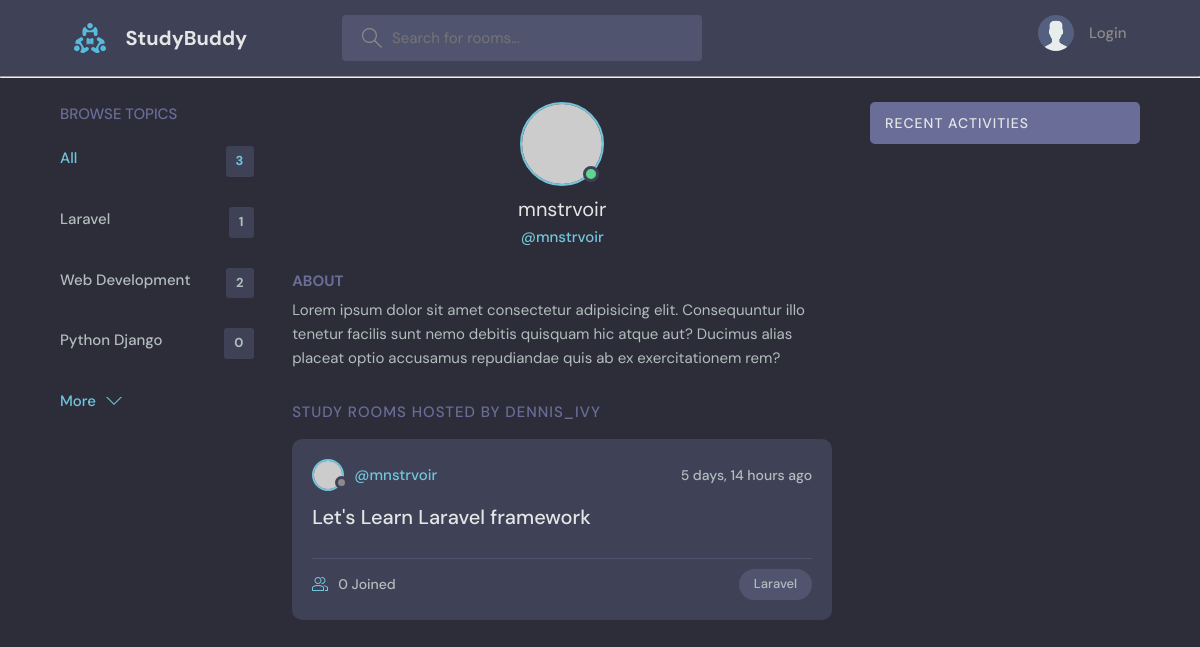
/profile/2, run on an earlier commit of the app's database.
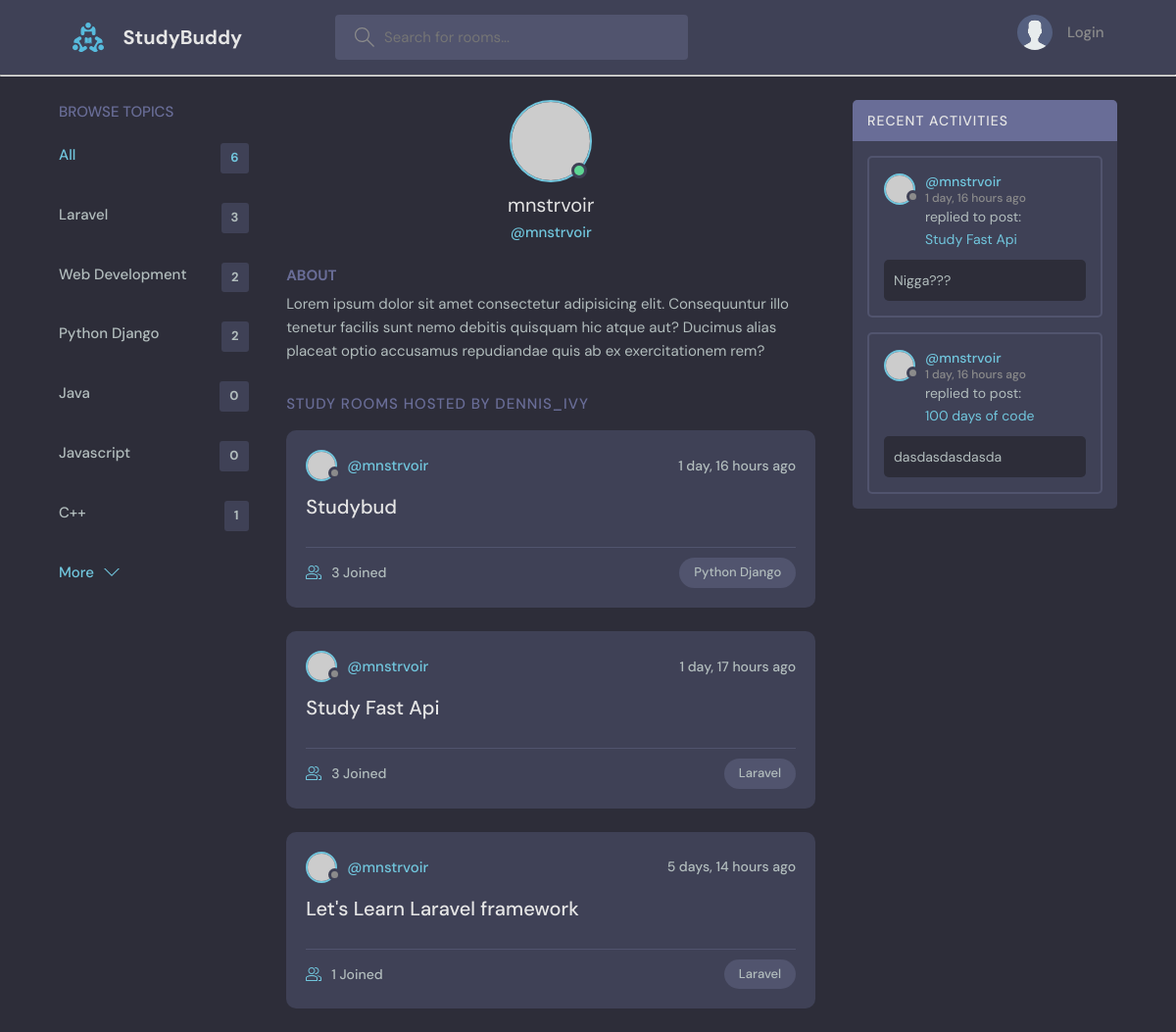
And on a later commit of the database.
### base/models.py (models this page shows, shortened)
class Topic(models.Model):
    name = models.CharField(max_length=200)

class Room(models.Model):
    host = models.ForeignKey(User, on_delete=models.SET_NULL, null=True)
    topic = models.ForeignKey(Topic, on_delete=models.SET_NULL, null=True)
    name = models.CharField(max_length=200)
    description = models.TextField(null=True, blank=True)
    participants = models.ManyToManyField(User, related_name='participants', blank=True)
    updated = models.DateTimeField(auto_now=True)
    created = models.DateTimeField(auto_now_add=True)
    class Meta:
        ordering = ['-updated','-created'] #this makes the newest one would be last
    def __str__(self):
        return self.name

class Message(models.Model):
    user = models.ForeignKey(User, on_delete=models.CASCADE)
    room = models.ForeignKey(Room, on_delete=models.CASCADE)
    body = models.TextField()
    updated = models.DateTimeField(auto_now=True)
    created = models.DateTimeField(auto_now_add=True)
    class Meta:
        ordering = ['-updated','-created']

### base/views.py (the view)
# urls.py: path('profile/<str:pk>', views.userProfile, name="user-profile"),
def userProfile(request, pk):
    user = User.objects.get(id=pk)
    rooms = user.room_set.all()
    room_messages = user.message_set.all()
    topics = Topic.objects.all()
    context = {'user': user, 'rooms': rooms, 'room_messages': room_messages, 'topics': topics}
    return render(request, 'base/profile.html', context)

### base/templates/base/profile.html (shortened to what this page needs)
{% extends 'main.html' %}
{% block content %}
<main class="profile-page layout layout--3">
  <div class="container">
    {% include 'base/topics_component.html' %}
    <div class="roomList">
      <div class="profile">
        <div class="profile__avatar">
          <div class="avatar avatar--large active">
            <img src="https://randomuser.me/api/portraits/men/11.jpg" />
          </div>
        </div>
        <div class="profile__info">
          <h3>{{ user.username }}</h3>
          <p>@{{ user.username }}</p>
        </div>
        <div class="profile__about">
          <h3>About</h3>
          <p>
            Lorem ipsum dolor sit amet consectetur adipisicing elit. Consequuntur illo tenetur
            facilis sunt nemo debitis quisquam hic atque aut? Ducimus alias placeat optio
            accusamus repudiandae quis ab ex exercitationem rem?
          </p>
        </div>
      </div>
      <div class="roomList__header">
        <div>
          <h2>Study Rooms Hosted by dennis_ivy</a>
          </h2>
        </div>
      </div>
      {% include 'base/feed_component.html' %}
    </div>
    {% include 'base/activity_component.html' %}
  </div>
</main>
{% endblock content %}

### templates/main.html (shortened to what this page needs)
<!DOCTYPE html>
{% load static %}
<html lang="en">
<head>
    <link rel="stylesheet" href="{% static 'styles/style.css' %}" />
</head>
<body>
    {% include 'navbar.html' %}
    {% block content %}
    {% endblock %}
</body>
</html>

### templates/navbar.html (shortened to what this page needs)
{% load static %}
<header class="header header--loggedIn">
    <div class="container">
        <a href="{% url 'home' %}" class="header__logo">
            <img src="{% static 'images/logo.svg' %}" />
            <h1>StudyBuddy</h1>
        </a>
        <form class="header__search" method="GET" action="{% url 'home' %}">
            <label>
                <input type="text" name="q" placeholder="Search for rooms..." />
            </label>
        </form>
        <nav class="header__menu">
            {% if request.user.is_authenticated %}
            <div class="header__user">
                <a href="{% url 'update-user' %}">
                    <div class="avatar avatar--medium active">
                        <img src="https://randomuser.me/api/portraits/men/37.jpg" />
                    </div>
                    <p>{{ request.user.username }} <span>@{{ request.user.username }}</span></p>
                </a>
                <button class="dropdown-button">
                    <svg version="1.1" xmlns="http://www.w3.org/2000/svg" width="32" height="32" viewBox="0 0 32 32">
                        <title>chevron-down</title>
                        <path d="M16 21l-13-13h-3l16 16 16-16h-3l-13 13z"></path>
                    </svg>
                </button>
            </div>
            {% else %}
            <a href="{% url 'login' %}">
                <img src="{% static 'images/avatar.svg' %}" />
                <p>Login</p>
            </a>
            {% endif %}
        </nav>
    </div>
</header>
<hr>

### base/templates/base/topics_component.html
<div class="topics">
    <div class="topics__header">
        <h2>Browse Topics</h2>
    </div>
    <ul class="topics__list">
        <li>
            <a href="{% url 'topics' %}" class="active">All <span>{{ topics.count }}</span></a>
        </li>
        {% for topic in topics %}
        <li>
            <a href="{% url 'home' %}?q={{topic.name}}">{{ topic.name }} <span>{{ topic.room_set.all.count }}</span></a>
        </li>
        {% endfor %}
    </ul>
    <a class="btn btn--link" href="{% url 'topics' %}">
        More
        <svg version="1.1" xmlns="http://www.w3.org/2000/svg" width="32" height="32" viewBox="0 0 32 32">
            <title>chevron-down</title>
            <path d="M16 21l-13-13h-3l16 16 16-16h-3l-13 13z"></path>
        </svg>
    </a>
</div>

### base/templates/base/feed_component.html (shortened to what this page needs)
{% for room in rooms %}
<div class="roomListRoom">
    <div class="roomListRoom__header">
        <a href="{% url 'user-profile' room.host.id %}" class="roomListRoom__author">
            <div class="avatar avatar--small">
                <img src="https://randomuser.me/api/portraits/women/11.jpg" />
            </div>
            <span>@{{ room.host.username }}</span>
        </a>
        <div class="roomListRoom__actions">
            <span>{{ room.created|timesince }} ago</span>
        </div>
    </div>
    <div class="roomListRoom__content">
        <a href="{% url 'room' room.id %}">{{ room.name }}</a>
    </div>
    <div class="roomListRoom__meta">
        <a href="{% url 'room' room.id %}" class="roomListRoom__joined">
            {{ room.participants.all.count }} Joined
        </a>
        <p class="roomListRoom__topic">{{ room.topic.name }}</p>
    </div>
</div>
{% endfor %}

### base/templates/base/activity_component.html (shortened to what this page needs)
<div class="activities">
    <div class="activities__header">
        <h2>Recent Activities</h2>
    </div>
    {% for message in room_messages %}
    <div class="activities__box">
        <div class="activities__boxHeader roomListRoom__header">
            <a href="{% url 'user-profile' message.user.id %}" class="roomListRoom__author">
                <div class="avatar avatar--small">
                    <img src="https://randomuser.me/api/portraits/women/11.jpg" />
                </div>
                <p>
                    @{{ message.user }}
                    <span>{{ message.created|timesince }} ago</span>
                </p>
            </a>
        </div>
        <div class="activities__boxContent">
            <p>replied to post: <a href="{% url 'room' message.room.id %}">{{ message.room }}</a></p>
            <div class="activities__boxRoomContent">
                {{ message.body }}
            </div>
        </div>
    </div>
    {% endfor %}
</div>

What changed in the data, as far as the page shows it:
computed for Topic "Laravel": room_set.all.count "1" → "3"
computed for Topic "Python Django": room_set.all.count "0" → "2"
added Topic: name "Java", room_set.all.count "0"
added Topic: name "Javascript", room_set.all.count "0"
added Topic: name "C++", room_set.all.count "1"
added Room: host.username "mnstrvoir", created "1 day, 16 hours", name "Studybud", participants.all.count "3", topic.name "Python Django"
added Room: host.username "mnstrvoir", created "1 day, 17 hours", name "Study Fast Api", participants.all.count "3", topic.name "Laravel"
computed for Room "Let's Learn Laravel framework": participants.all.count "0" → "1"
added Message: user "mnstrvoir", created "1 day, 16 hours", room "Study Fast Api", body "Nigga???"
added Message: user "mnstrvoir", created "1 day, 16 hours", room "100 days of code", body "dasdasdasdasda"
Also different on the page:
{{ topics.count }}: "3" → "6"
